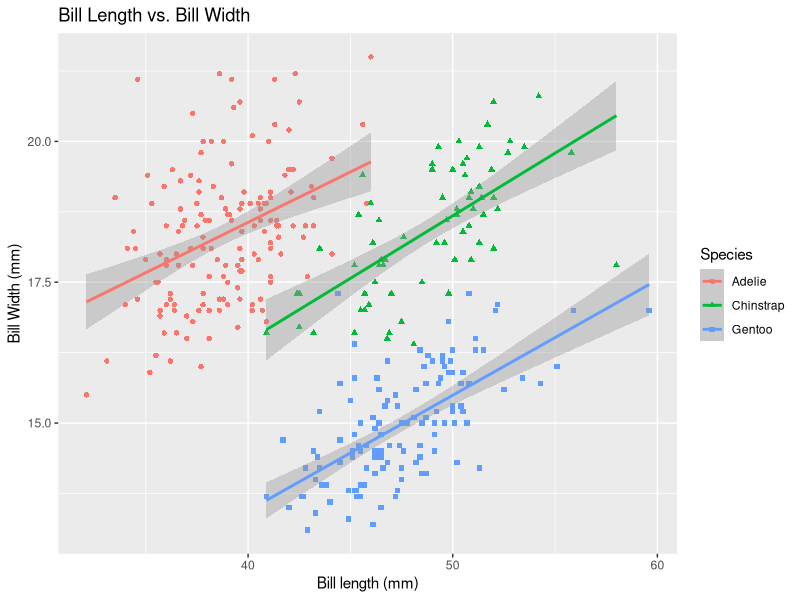
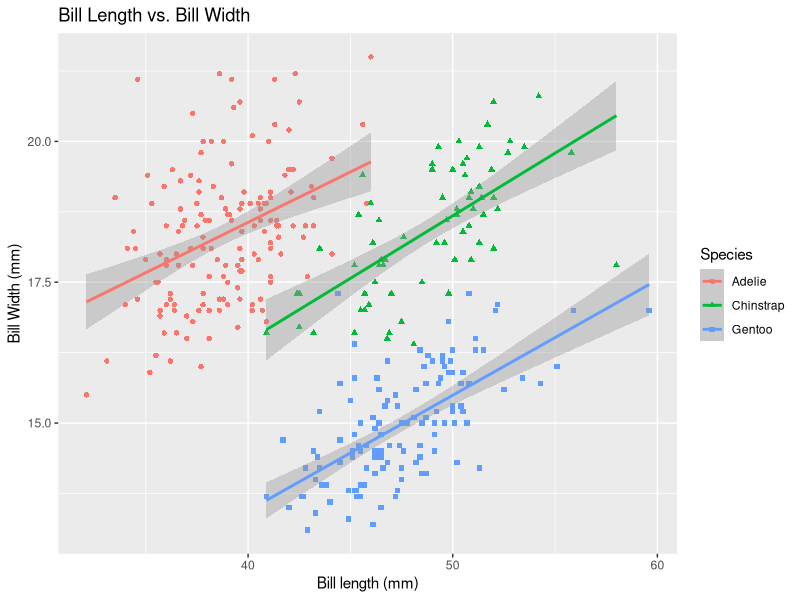

These charts were generated, in order, by the following R code:
## ---- chunk 1
#| echo: true
#| fig-align: center
library(ggplot2)
library(palmerpenguins)

penguins <- palmerpenguins::penguins

ggplot(penguins,
       aes(x = bill_length_mm, y = bill_depth_mm, color = species, shape = species)) +
  geom_point() +
  geom_smooth(method = "lm") +
  labs(x = "Bill length (mm)", y = "Bill Width (mm)",
       title = "Bill Length vs. Bill Width", color = "Species", shape = "Species") 
## ---- chunk 2
#| echo: true
#| output: false
library(ggplot2)
library(palmerpenguins)

penguins <- palmerpenguins::penguins

ggplot(penguins,
       aes(x = bill_length_mm, y = bill_depth_mm, color = species, shape = species)) +
  geom_point() +
  geom_smooth(method = "lm") +
  labs(x = "Bill length (mm)", y = "Bill Width (mm)",
       title = "Bill Length vs. Bill Width", color = "Species", shape = "Species") 
